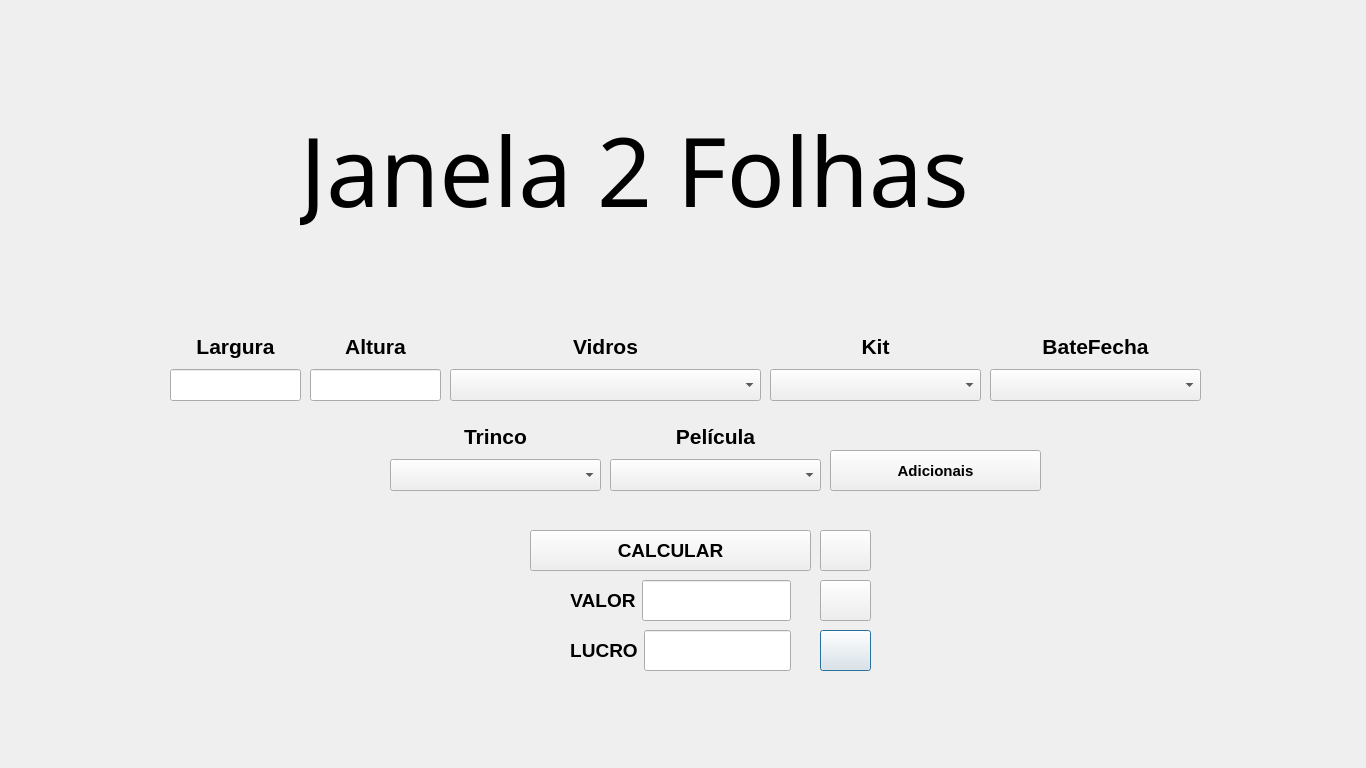
<?xml version="1.0" encoding="UTF-8"?>
<ui version="4.0">
 <class>JanelaDe2Folhas</class>
 <widget class="QDialog" name="JanelaDe2Folhas">
  <property name="geometry">
   <rect>
    <x>0</x>
    <y>0</y>
    <width>1366</width>
    <height>768</height>
   </rect>
  </property>
  <property name="windowTitle">
   <string>Dialog</string>
  </property>
  <widget class="QWidget" name="layoutWidget_3">
   <property name="geometry">
    <rect>
     <x>610</x>
     <y>420</y>
     <width>211</width>
     <height>71</height>
    </rect>
   </property>
   <layout class="QVBoxLayout" name="verticalLayout_8">
    <item>
     <widget class="QLabel" name="label_7">
      <property name="text">
       <string>&lt;html&gt;&lt;head/&gt;&lt;body&gt;&lt;p align=&quot;center&quot;&gt;&lt;span style=&quot; font-size:16pt; font-weight:700;&quot;&gt;Película&lt;/span&gt;&lt;/p&gt;&lt;/body&gt;&lt;/html&gt;</string>
      </property>
     </widget>
    </item>
    <item>
     <widget class="QComboBox" name="comboBoxPelicula">
      <property name="sizePolicy">
       <sizepolicy hsizetype="Preferred" vsizetype="Preferred">
        <horstretch>0</horstretch>
        <verstretch>0</verstretch>
       </sizepolicy>
      </property>
      <property name="font">
       <font>
        <pointsize>11</pointsize>
        <bold>true</bold>
       </font>
      </property>
      <item>
       <property name="text">
        <string/>
       </property>
      </item>
     </widget>
    </item>
   </layout>
  </widget>
  <widget class="QPushButton" name="pushButtonLimpar">
   <property name="geometry">
    <rect>
     <x>820</x>
     <y>630</y>
     <width>51</width>
     <height>41</height>
    </rect>
   </property>
   <property name="text">
    <string/>
   </property>
   <property name="icon">
    <iconset resource="files.qrc">
     <normaloff>:/imagens/limpar.png</normaloff>:/imagens/limpar.png</iconset>
   </property>
   <property name="iconSize">
    <size>
     <width>24</width>
     <height>24</height>
    </size>
   </property>
  </widget>
  <widget class="QWidget" name="layoutWidget_2">
   <property name="geometry">
    <rect>
     <x>390</x>
     <y>420</y>
     <width>211</width>
     <height>71</height>
    </rect>
   </property>
   <layout class="QVBoxLayout" name="verticalLayout_7">
    <item>
     <widget class="QLabel" name="label_5">
      <property name="text">
       <string>&lt;html&gt;&lt;head/&gt;&lt;body&gt;&lt;p align=&quot;center&quot;&gt;&lt;span style=&quot; font-size:16pt; font-weight:700;&quot;&gt;Trinco&lt;/span&gt;&lt;/p&gt;&lt;/body&gt;&lt;/html&gt;</string>
      </property>
     </widget>
    </item>
    <item>
     <widget class="QComboBox" name="comboBoxTrinco">
      <property name="sizePolicy">
       <sizepolicy hsizetype="Preferred" vsizetype="Preferred">
        <horstretch>0</horstretch>
        <verstretch>0</verstretch>
       </sizepolicy>
      </property>
      <property name="font">
       <font>
        <pointsize>11</pointsize>
        <bold>true</bold>
       </font>
      </property>
      <item>
       <property name="text">
        <string/>
       </property>
      </item>
     </widget>
    </item>
   </layout>
  </widget>
  <widget class="QWidget" name="layoutWidget_4">
   <property name="geometry">
    <rect>
     <x>570</x>
     <y>580</y>
     <width>221</width>
     <height>41</height>
    </rect>
   </property>
   <layout class="QHBoxLayout" name="horizontalLayout">
    <item>
     <widget class="QLabel" name="label_4">
      <property name="text">
       <string>&lt;html&gt;&lt;head/&gt;&lt;body&gt;&lt;p align=&quot;center&quot;&gt;&lt;span style=&quot; font-size:14pt; font-weight:700;&quot;&gt;VALOR&lt;/span&gt;&lt;/p&gt;&lt;/body&gt;&lt;/html&gt;</string>
      </property>
     </widget>
    </item>
    <item>
     <widget class="QLineEdit" name="lineEditValor">
      <property name="sizePolicy">
       <sizepolicy hsizetype="Expanding" vsizetype="Preferred">
        <horstretch>0</horstretch>
        <verstretch>0</verstretch>
       </sizepolicy>
      </property>
      <property name="font">
       <font>
        <pointsize>16</pointsize>
        <bold>true</bold>
       </font>
      </property>
     </widget>
    </item>
   </layout>
  </widget>
  <widget class="QWidget" name="layoutWidget_5">
   <property name="geometry">
    <rect>
     <x>170</x>
     <y>330</y>
     <width>131</width>
     <height>71</height>
    </rect>
   </property>
   <layout class="QVBoxLayout" name="verticalLayout">
    <item>
     <widget class="QLabel" name="labelLargura">
      <property name="font">
       <font>
        <pointsize>14</pointsize>
        <bold>true</bold>
       </font>
      </property>
      <property name="text">
       <string>&lt;html&gt;&lt;head/&gt;&lt;body&gt;&lt;p align=&quot;center&quot;&gt;&lt;span style=&quot; font-size:16pt;&quot;&gt;Largura&lt;/span&gt;&lt;/p&gt;&lt;/body&gt;&lt;/html&gt;</string>
      </property>
     </widget>
    </item>
    <item>
     <widget class="QLineEdit" name="lineEditLargura">
      <property name="sizePolicy">
       <sizepolicy hsizetype="Expanding" vsizetype="Preferred">
        <horstretch>0</horstretch>
        <verstretch>0</verstretch>
       </sizepolicy>
      </property>
      <property name="font">
       <font>
        <pointsize>11</pointsize>
        <bold>true</bold>
       </font>
      </property>
     </widget>
    </item>
   </layout>
  </widget>
  <widget class="QLabel" name="label">
   <property name="geometry">
    <rect>
     <x>300</x>
     <y>70</y>
     <width>801</width>
     <height>201</height>
    </rect>
   </property>
   <property name="font">
    <font>
     <family>Matura MT Script Capitals</family>
     <pointsize>72</pointsize>
     <bold>false</bold>
    </font>
   </property>
   <property name="text">
    <string>&lt;html&gt;&lt;head/&gt;&lt;body&gt;&lt;p&gt;Janela 2 Folhas&lt;/p&gt;&lt;/body&gt;&lt;/html&gt;</string>
   </property>
  </widget>
  <widget class="QPushButton" name="pushButtonSalvar">
   <property name="geometry">
    <rect>
     <x>820</x>
     <y>580</y>
     <width>51</width>
     <height>41</height>
    </rect>
   </property>
   <property name="text">
    <string/>
   </property>
   <property name="icon">
    <iconset resource="files.qrc">
     <normaloff>:/imagens/salvar.png</normaloff>:/imagens/salvar.png</iconset>
   </property>
   <property name="iconSize">
    <size>
     <width>24</width>
     <height>24</height>
    </size>
   </property>
  </widget>
  <widget class="QPushButton" name="pushButtonCalcular">
   <property name="geometry">
    <rect>
     <x>530</x>
     <y>530</y>
     <width>281</width>
     <height>41</height>
    </rect>
   </property>
   <property name="sizePolicy">
    <sizepolicy hsizetype="Minimum" vsizetype="Preferred">
     <horstretch>0</horstretch>
     <verstretch>0</verstretch>
    </sizepolicy>
   </property>
   <property name="font">
    <font>
     <pointsize>14</pointsize>
     <bold>true</bold>
    </font>
   </property>
   <property name="text">
    <string>CALCULAR</string>
   </property>
  </widget>
  <widget class="QWidget" name="layoutWidget_6">
   <property name="geometry">
    <rect>
     <x>570</x>
     <y>630</y>
     <width>221</width>
     <height>41</height>
    </rect>
   </property>
   <layout class="QVBoxLayout" name="verticalLayout_6">
    <item>
     <layout class="QHBoxLayout" name="horizontalLayout_2">
      <item>
       <widget class="QLabel" name="label_6">
        <property name="text">
         <string>&lt;html&gt;&lt;head/&gt;&lt;body&gt;&lt;p align=&quot;center&quot;&gt;&lt;span style=&quot; font-size:14pt; font-weight:700;&quot;&gt;LUCRO&lt;/span&gt;&lt;/p&gt;&lt;/body&gt;&lt;/html&gt;</string>
        </property>
       </widget>
      </item>
      <item>
       <widget class="QLineEdit" name="lineEditLucro">
        <property name="sizePolicy">
         <sizepolicy hsizetype="Expanding" vsizetype="Preferred">
          <horstretch>0</horstretch>
          <verstretch>0</verstretch>
         </sizepolicy>
        </property>
        <property name="font">
         <font>
          <pointsize>11</pointsize>
          <bold>true</bold>
         </font>
        </property>
        <property name="whatsThis">
         <string>&lt;html&gt;&lt;head/&gt;&lt;body&gt;&lt;p align=&quot;center&quot;&gt;&lt;br/&gt;&lt;/p&gt;&lt;/body&gt;&lt;/html&gt;</string>
        </property>
       </widget>
      </item>
     </layout>
    </item>
   </layout>
  </widget>
  <widget class="QWidget" name="layoutWidget_7">
   <property name="geometry">
    <rect>
     <x>450</x>
     <y>330</y>
     <width>311</width>
     <height>71</height>
    </rect>
   </property>
   <layout class="QVBoxLayout" name="verticalLayout_3">
    <item>
     <widget class="QLabel" name="labelVidros">
      <property name="font">
       <font>
        <pointsize>14</pointsize>
        <bold>true</bold>
       </font>
      </property>
      <property name="text">
       <string>&lt;html&gt;&lt;head/&gt;&lt;body&gt;&lt;p align=&quot;center&quot;&gt;&lt;span style=&quot; font-size:16pt;&quot;&gt;Vidros&lt;/span&gt;&lt;/p&gt;&lt;/body&gt;&lt;/html&gt;</string>
      </property>
     </widget>
    </item>
    <item>
     <widget class="QComboBox" name="comboBoxVidros">
      <property name="sizePolicy">
       <sizepolicy hsizetype="Preferred" vsizetype="Preferred">
        <horstretch>0</horstretch>
        <verstretch>0</verstretch>
       </sizepolicy>
      </property>
      <property name="font">
       <font>
        <pointsize>11</pointsize>
        <bold>true</bold>
       </font>
      </property>
      <item>
       <property name="text">
        <string/>
       </property>
      </item>
     </widget>
    </item>
   </layout>
  </widget>
  <widget class="QPushButton" name="pushButtonRefatorando">
   <property name="geometry">
    <rect>
     <x>830</x>
     <y>450</y>
     <width>211</width>
     <height>41</height>
    </rect>
   </property>
   <property name="font">
    <font>
     <pointsize>11</pointsize>
     <bold>true</bold>
    </font>
   </property>
   <property name="text">
    <string>Adicionais</string>
   </property>
   <property name="icon">
    <iconset resource="files.qrc">
     <normaloff>:/imagens/adicionar-a-cesta.png</normaloff>:/imagens/adicionar-a-cesta.png</iconset>
   </property>
   <property name="iconSize">
    <size>
     <width>24</width>
     <height>24</height>
    </size>
   </property>
  </widget>
  <widget class="QWidget" name="layoutWidget_8">
   <property name="geometry">
    <rect>
     <x>770</x>
     <y>330</y>
     <width>211</width>
     <height>71</height>
    </rect>
   </property>
   <layout class="QVBoxLayout" name="verticalLayout_5">
    <item>
     <widget class="QLabel" name="label_3">
      <property name="text">
       <string>&lt;html&gt;&lt;head/&gt;&lt;body&gt;&lt;p align=&quot;center&quot;&gt;&lt;span style=&quot; font-size:16pt; font-weight:700;&quot;&gt;Kit&lt;/span&gt;&lt;/p&gt;&lt;/body&gt;&lt;/html&gt;</string>
      </property>
     </widget>
    </item>
    <item>
     <widget class="QComboBox" name="comboBoxKit">
      <property name="sizePolicy">
       <sizepolicy hsizetype="Preferred" vsizetype="Preferred">
        <horstretch>0</horstretch>
        <verstretch>0</verstretch>
       </sizepolicy>
      </property>
      <property name="font">
       <font>
        <pointsize>11</pointsize>
        <bold>true</bold>
       </font>
      </property>
      <item>
       <property name="text">
        <string/>
       </property>
      </item>
     </widget>
    </item>
   </layout>
  </widget>
  <widget class="QPushButton" name="pushButtonDesconto">
   <property name="geometry">
    <rect>
     <x>820</x>
     <y>530</y>
     <width>51</width>
     <height>41</height>
    </rect>
   </property>
   <property name="text">
    <string/>
   </property>
   <property name="icon">
    <iconset resource="files.qrc">
     <normaloff>:/imagens/desconto.png</normaloff>:/imagens/desconto.png</iconset>
   </property>
   <property name="iconSize">
    <size>
     <width>24</width>
     <height>24</height>
    </size>
   </property>
  </widget>
  <widget class="QWidget" name="layoutWidget_9">
   <property name="geometry">
    <rect>
     <x>310</x>
     <y>330</y>
     <width>131</width>
     <height>71</height>
    </rect>
   </property>
   <layout class="QVBoxLayout" name="verticalLayout_2">
    <item>
     <widget class="QLabel" name="labelAltura">
      <property name="font">
       <font>
        <pointsize>14</pointsize>
        <bold>true</bold>
       </font>
      </property>
      <property name="text">
       <string>&lt;html&gt;&lt;head/&gt;&lt;body&gt;&lt;p align=&quot;center&quot;&gt;&lt;span style=&quot; font-size:16pt;&quot;&gt;Altura&lt;/span&gt;&lt;/p&gt;&lt;/body&gt;&lt;/html&gt;</string>
      </property>
     </widget>
    </item>
    <item>
     <widget class="QLineEdit" name="lineEditAltura">
      <property name="sizePolicy">
       <sizepolicy hsizetype="Expanding" vsizetype="Preferred">
        <horstretch>0</horstretch>
        <verstretch>0</verstretch>
       </sizepolicy>
      </property>
      <property name="font">
       <font>
        <pointsize>11</pointsize>
        <bold>true</bold>
       </font>
      </property>
     </widget>
    </item>
   </layout>
  </widget>
  <widget class="QWidget" name="layoutWidget_10">
   <property name="geometry">
    <rect>
     <x>990</x>
     <y>330</y>
     <width>211</width>
     <height>71</height>
    </rect>
   </property>
   <layout class="QVBoxLayout" name="verticalLayout_9">
    <item>
     <widget class="QLabel" name="label_8">
      <property name="text">
       <string>&lt;html&gt;&lt;head/&gt;&lt;body&gt;&lt;p align=&quot;center&quot;&gt;&lt;span style=&quot; font-size:16pt; font-weight:700;&quot;&gt;BateFecha&lt;/span&gt;&lt;/p&gt;&lt;/body&gt;&lt;/html&gt;</string>
      </property>
     </widget>
    </item>
    <item>
     <widget class="QComboBox" name="comboBoxBateFecha">
      <property name="sizePolicy">
       <sizepolicy hsizetype="Preferred" vsizetype="Preferred">
        <horstretch>0</horstretch>
        <verstretch>0</verstretch>
       </sizepolicy>
      </property>
      <property name="font">
       <font>
        <pointsize>11</pointsize>
        <bold>true</bold>
       </font>
      </property>
      <item>
       <property name="text">
        <string/>
       </property>
      </item>
     </widget>
    </item>
   </layout>
  </widget>
 </widget>
 <tabstops>
  <tabstop>lineEditLargura</tabstop>
  <tabstop>lineEditAltura</tabstop>
  <tabstop>comboBoxVidros</tabstop>
  <tabstop>comboBoxKit</tabstop>
  <tabstop>comboBoxBateFecha</tabstop>
  <tabstop>comboBoxTrinco</tabstop>
  <tabstop>comboBoxPelicula</tabstop>
  <tabstop>pushButtonRefatorando</tabstop>
  <tabstop>pushButtonCalcular</tabstop>
  <tabstop>pushButtonDesconto</tabstop>
  <tabstop>pushButtonSalvar</tabstop>
  <tabstop>pushButtonLimpar</tabstop>
  <tabstop>lineEditValor</tabstop>
  <tabstop>lineEditLucro</tabstop>
 </tabstops>
 <resources>
  <include location="files.qrc"/>
 </resources>
 <connections/>
</ui>
